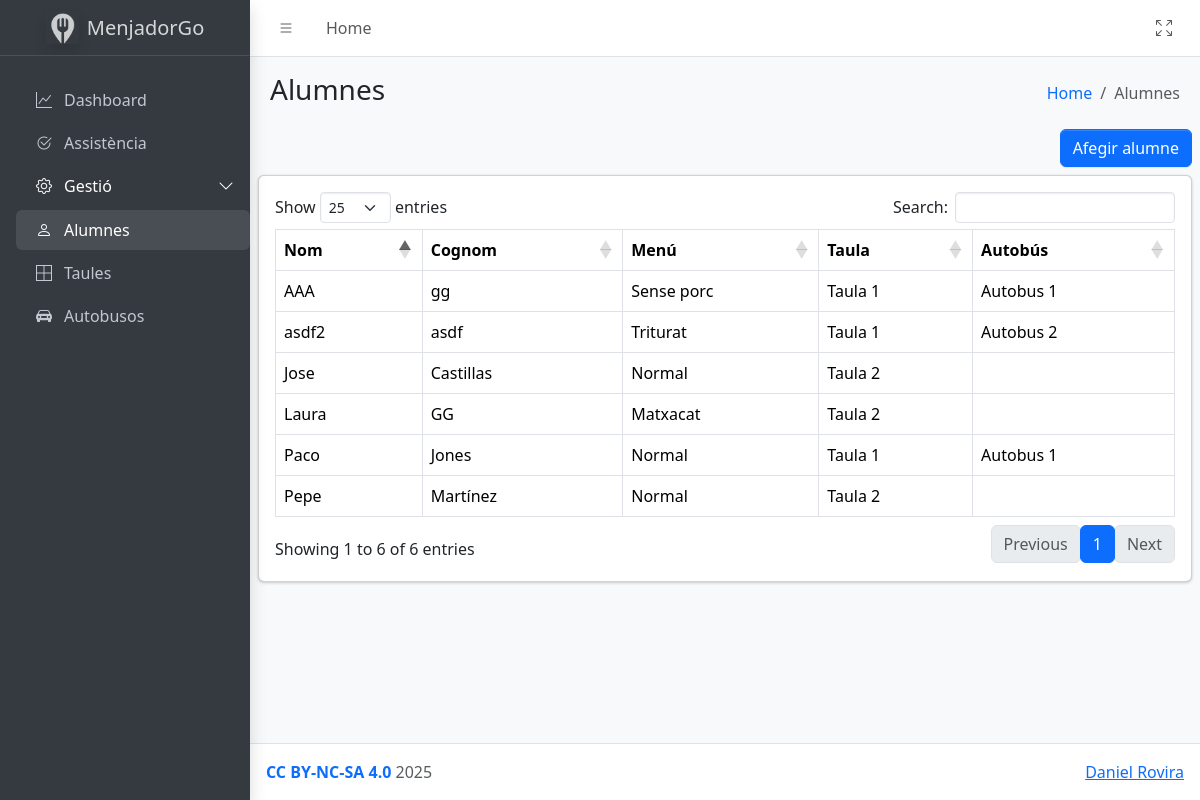
Page /view/alumnos.php on the earlier database version.
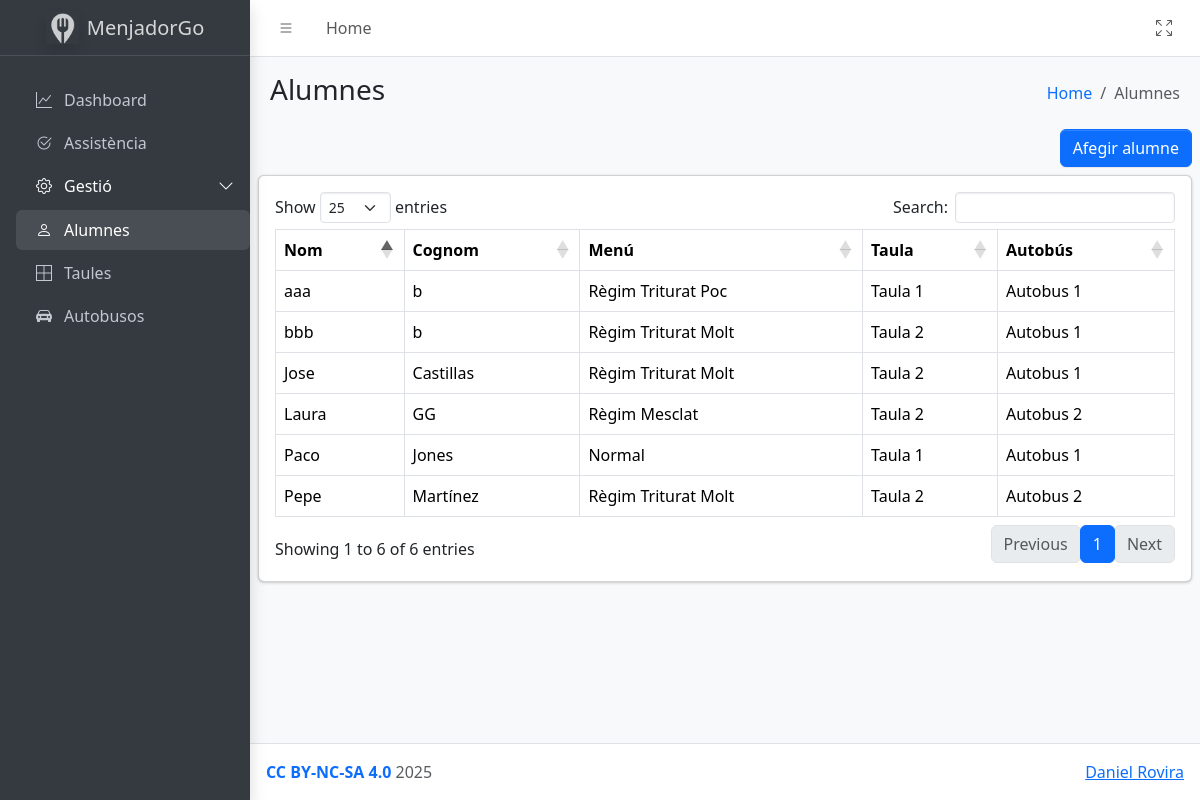
Same page on the later database version.
### tables this page shows
CREATE TABLE `Comensales` (
  `ID` int NOT NULL AUTO_INCREMENT,
  `Nombre` varchar(100) NOT NULL,
  `Apellidos` varchar(100) NOT NULL,
  `Intolerancias` varchar(300) DEFAULT NULL,
  `Menu_ID` int DEFAULT NULL,
  `Mesa_ID` int DEFAULT NULL,
  `Autobus_ID` int DEFAULT NULL,
  PRIMARY KEY (`ID`),
  UNIQUE KEY `Comensales_UNIQUE` (`Nombre`,`Apellidos`),
  KEY `Comensales_Menu_FK` (`Menu_ID`),
  KEY `Comensales_Mesa_FK` (`Mesa_ID`),
  KEY `Comensales_Autobus_FK` (`Autobus_ID`),
  CONSTRAINT `Comensales_Autobus_FK` FOREIGN KEY (`Autobus_ID`) REFERENCES `Autobus` (`ID`) ON DELETE SET NULL ON UPDATE CASCADE,
  CONSTRAINT `Comensales_Menu_FK` FOREIGN KEY (`Menu_ID`) REFERENCES `Menu` (`ID`) ON DELETE SET NULL ON UPDATE CASCADE,
  CONSTRAINT `Comensales_Mesa_FK` FOREIGN KEY (`Mesa_ID`) REFERENCES `Mesa` (`ID`) ON DELETE SET NULL ON UPDATE CASCADE
);

CREATE TABLE `Menu` (
  `ID` int NOT NULL AUTO_INCREMENT,
  `Nombre` varchar(100) NOT NULL,
  `Descripcion` varchar(1000) DEFAULT NULL,
  `Regimen` tinyint(1) NOT NULL DEFAULT '0',
  PRIMARY KEY (`ID`),
  UNIQUE KEY `Menu_UNIQUE` (`Nombre`)
);

CREATE TABLE `Mesa` (
  `ID` int NOT NULL AUTO_INCREMENT,
  `Nombre` varchar(100) NOT NULL,
  `Descripcion` varchar(1000) DEFAULT NULL,
  PRIMARY KEY (`ID`),
  UNIQUE KEY `Mesa_UNIQUE` (`Nombre`)
);

CREATE TABLE `Autobus` (
  `ID` int NOT NULL AUTO_INCREMENT,
  `Nombre` varchar(100) NOT NULL,
  `Descripcion` varchar(1000) DEFAULT NULL,
  PRIMARY KEY (`ID`),
  UNIQUE KEY `Autobus_UNIQUE` (`Nombre`)
);

### src/models/Comensal.php (called while the page is built, shortened)
<?php
class Comensal
{
    private $id;
    private $nombre;
    private $apellidos;
    private $menu_name;
    private $mesa_name;
    private $autobus_name;
    public function __construct($id, $nombre, $apellidos, $intolerancias = null, $menu_id = null, $mesa_id = null, $autobus_id = null)
    {
        $this->id = $id;
        $this->nombre = $nombre;
        $this->apellidos = $apellidos;
        $this->menu_id = $menu_id;
        $this->menu_name = $this->menu_id ? getMenuNameById($this->menu_id) : null;
        $this->mesa_id = $mesa_id;
        $this->mesa_name = $this->mesa_id ? getMesaNameById($this->mesa_id) : null;
        $this->autobus_id = $autobus_id;
        $this->autobus_name = $this->autobus_id ? getAutobusNameById($this->autobus_id) : null;
    }
    public function getId()
    {
        return $this->id;
    }
    public function getNombre()
    {
        return $this->nombre;
    }
    public function getApellidos()
    {
        return $this->apellidos;
    }
    public function getMenuName()
    {
        return $this->menu_name;
    }
    public function getMesaName()
    {
        return $this->mesa_name;
    }
    public function getAutobusName()
    {
        return $this->autobus_name;
    }
}
function getComensales()
{
    $conn = getConnection();
    $stmt = $conn->query("SELECT * FROM Comensales");
    $rows = $stmt->fetchAll(PDO::FETCH_ASSOC);
    $comensales = [];
    foreach ($rows as $row) {
        $comensales[] = new Comensal(
            $row['ID'],
            $row['Nombre'],
            $row['Apellidos'],
            $row['Intolerancias'],
            $row['Menu_ID'],
            $row['Mesa_ID'],
            $row['Autobus_ID'],
        );
    }
    return $comensales;
}
function getMenuNameById($id)
{
    $conn = getConnection();
    $stmt = $conn->prepare("SELECT Nombre FROM Menu WHERE ID = :id");
    $stmt->bindParam(':id', $id);
    $stmt->execute();
    return $stmt->fetchColumn();
}
function getMesaNameById($id)
{
    $conn = getConnection();
    $stmt = $conn->prepare("SELECT Nombre FROM Mesa WHERE ID = :id");
    $stmt->bindParam(':id', $id);
    $stmt->execute();
    return $stmt->fetchColumn();
}
function getAutobusNameById($id)
{
    $conn = getConnection();
    $stmt = $conn->prepare("SELECT Nombre FROM Autobus WHERE ID = :id");
    $stmt->bindParam(':id', $id);
    $stmt->execute();
    return $stmt->fetchColumn();
}

### src/view/alumnos.php (the view, shortened to what the changed rows need)
<?php
require_once "../models/Comensal.php";
?>
<!doctype html>
<html lang="en">
<head>
    <link rel="stylesheet" href="../assets/css/dataTables.bootstrap5.min.css">
    <link rel="stylesheet" href="../assets/css/responsive.bootstrap5.min.css">
</head>
<body class="layout-fixed sidebar-expand-lg sidebar-open bg-body-tertiary">
    <div class="app-wrapper">
        <main class="app-main">
            <div class="app-content">
                <div class="card">
                    <div class="card-body">
                        <?php
                        $comensales = getComensales();
                        ?>
                        <table class="table table-bordered table-hover mi-tabla" id="mi-tabla">
                            <thead>
                                <tr>
                                    <th>Nom</th>
                                    <th>Cognom</th>
                                    <th>Menú</th>
                                    <th>Taula</th>
                                    <th>Autobús</th>
                                </tr>
                            </thead>
                            <tbody>
                                <?php foreach ($comensales as $comensal) {
                                ?>
                                    <tr class="align-middle"
                                        data-UserId="<?= $comensal->getId() ?>">
                                        <td><?= $comensal->getNombre() ?></td>
                                        <td><?= $comensal->getApellidos()  ?></td>
                                        <td><?= $comensal->getMenuName()  ?></td>
                                        <td><?= $comensal->getMesaName()  ?></td>
                                        <td><?= $comensal->getAutobusName()  ?></td>
                                    </tr>
                                <?php } ?>
                            </tbody>
                        </table>
                    </div>
                </div>
            </div>
        </main>
    </div>
</body>
</html>

Differences in the rows shown:
removed comensales: Nombre "asdf2", Apellidos "asdf", Menu_ID.Nombre "Triturat", Mesa_ID.Nombre "Taula 1", Autobus_ID.Nombre "Autobus 2"
removed comensales: Nombre "AAA", Apellidos "gg", Menu_ID.Nombre "Sense porc", Mesa_ID.Nombre "Taula 1", Autobus_ID.Nombre "Autobus 1"
changed comensales "Pepe": Menu_ID.Nombre "Normal" → "Règim Triturat Molt"; Autobus_ID.Nombre (not shown) → "Autobus 2"
changed comensales "Laura": Menu_ID.Nombre "Matxacat" → "Règim Mesclat"; Autobus_ID.Nombre (not shown) → "Autobus 2"
changed comensales "Jose": Menu_ID.Nombre "Normal" → "Règim Triturat Molt"; Autobus_ID.Nombre (not shown) → "Autobus 1"
added comensales: Nombre "bbb", Apellidos "b", Menu_ID.Nombre "Règim Triturat Molt", Mesa_ID.Nombre "Taula 2", Autobus_ID.Nombre "Autobus 1"
added comensales: Nombre "aaa", Apellidos "b", Menu_ID.Nombre "Règim Triturat Poc", Mesa_ID.Nombre "Taula 1", Autobus_ID.Nombre "Autobus 1"
